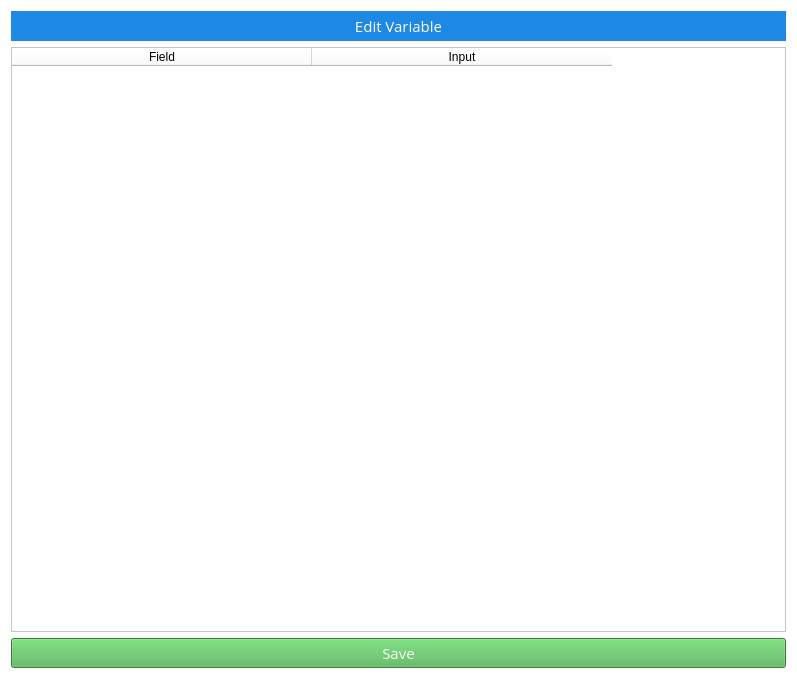
<?xml version="1.0" encoding="UTF-8"?>
<ui version="4.0">
 <class>Form</class>
 <widget class="QWidget" name="Form">
  <property name="geometry">
   <rect>
    <x>0</x>
    <y>0</y>
    <width>797</width>
    <height>679</height>
   </rect>
  </property>
  <property name="windowTitle">
   <string>Form</string>
  </property>
  <property name="styleSheet">
   <string notr="true">background-color: rgb(255, 255, 255);</string>
  </property>
  <layout class="QGridLayout" name="gridLayout">
   <item row="2" column="0">
    <widget class="QWidget" name="widget_2" native="true">
     <property name="maximumSize">
      <size>
       <width>16777215</width>
       <height>30</height>
      </size>
     </property>
     <property name="baseSize">
      <size>
       <width>0</width>
       <height>0</height>
      </size>
     </property>
     <property name="font">
      <font>
       <family>Open Sans</family>
      </font>
     </property>
     <layout class="QGridLayout" name="gridLayout_2">
      <property name="leftMargin">
       <number>0</number>
      </property>
      <property name="topMargin">
       <number>0</number>
      </property>
      <property name="rightMargin">
       <number>0</number>
      </property>
      <property name="bottomMargin">
       <number>0</number>
      </property>
      <item row="0" column="0">
       <widget class="QPushButton" name="Save">
        <property name="sizePolicy">
         <sizepolicy hsizetype="Minimum" vsizetype="Expanding">
          <horstretch>0</horstretch>
          <verstretch>0</verstretch>
         </sizepolicy>
        </property>
        <property name="font">
         <font>
          <family>Open Sans</family>
          <pointsize>11</pointsize>
          <stylestrategy>PreferAntialias</stylestrategy>
         </font>
        </property>
        <property name="styleSheet">
         <string notr="true">background-color: rgb(76,175,80);
color: rgb(255, 255, 255);</string>
        </property>
        <property name="text">
         <string>Save</string>
        </property>
       </widget>
      </item>
     </layout>
    </widget>
   </item>
   <item row="0" column="0">
    <widget class="QLabel" name="label">
     <property name="minimumSize">
      <size>
       <width>0</width>
       <height>30</height>
      </size>
     </property>
     <property name="maximumSize">
      <size>
       <width>16777215</width>
       <height>30</height>
      </size>
     </property>
     <property name="font">
      <font>
       <family>Open Sans</family>
       <pointsize>11</pointsize>
       <stylestrategy>PreferAntialias</stylestrategy>
      </font>
     </property>
     <property name="styleSheet">
      <string notr="true">background-color: rgb(30,136,229);
color: rgb(255, 255, 255);</string>
     </property>
     <property name="text">
      <string>&lt;html&gt;&lt;head/&gt;&lt;body&gt;&lt;p&gt;Edit Variable&lt;/p&gt;&lt;/body&gt;&lt;/html&gt;</string>
     </property>
     <property name="alignment">
      <set>Qt::AlignCenter</set>
     </property>
    </widget>
   </item>
   <item row="1" column="0">
    <widget class="QTableWidget" name="variableTable">
     <attribute name="horizontalHeaderMinimumSectionSize">
      <number>300</number>
     </attribute>
     <attribute name="horizontalHeaderDefaultSectionSize">
      <number>300</number>
     </attribute>
     <column>
      <property name="text">
       <string>Field</string>
      </property>
     </column>
     <column>
      <property name="text">
       <string>Input</string>
      </property>
     </column>
    </widget>
   </item>
  </layout>
 </widget>
 <resources/>
 <connections/>
</ui>
